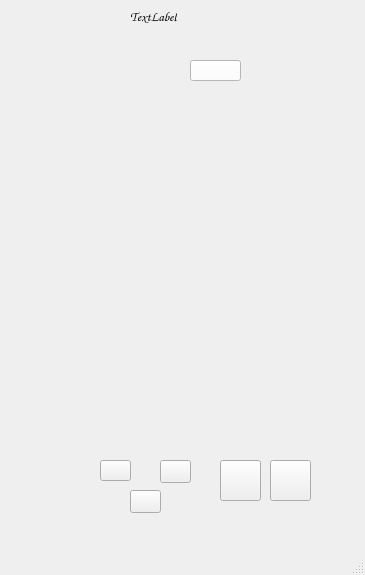
<?xml version="1.0" encoding="UTF-8"?>
<ui version="4.0">
 <class>MainWindow</class>
 <widget class="QMainWindow" name="MainWindow">
  <property name="geometry">
   <rect>
    <x>0</x>
    <y>0</y>
    <width>365</width>
    <height>575</height>
   </rect>
  </property>
  <property name="minimumSize">
   <size>
    <width>365</width>
    <height>575</height>
   </size>
  </property>
  <property name="maximumSize">
   <size>
    <width>365</width>
    <height>575</height>
   </size>
  </property>
  <property name="windowTitle">
   <string>Tetris</string>
  </property>
  <property name="autoFillBackground">
   <bool>false</bool>
  </property>
  <widget class="QWidget" name="centralwidget">
   <widget class="QLabel" name="LabelGameOver">
    <property name="geometry">
     <rect>
      <x>130</x>
      <y>10</y>
      <width>47</width>
      <height>13</height>
     </rect>
    </property>
    <property name="font">
     <font>
      <family>Comic Sans MS</family>
      <pointsize>10</pointsize>
     </font>
    </property>
    <property name="text">
     <string>TextLabel</string>
    </property>
    <property name="alignment">
     <set>Qt::AlignCenter</set>
    </property>
   </widget>
   <widget class="QPushButton" name="pauseButton">
    <property name="geometry">
     <rect>
      <x>190</x>
      <y>60</y>
      <width>51</width>
      <height>21</height>
     </rect>
    </property>
    <property name="styleSheet">
     <string notr="true">background-color: rgb(255, 255, 255);
border-color: rgb(0, 0, 0);</string>
    </property>
    <property name="text">
     <string/>
    </property>
    <property name="icon">
     <iconset>
      <normaloff>../build-tetris-Desktop_Qt_6_2_1_MinGW_64_bit-Debug/debug/pause.png</normaloff>../build-tetris-Desktop_Qt_6_2_1_MinGW_64_bit-Debug/debug/pause.png</iconset>
    </property>
    <property name="iconSize">
     <size>
      <width>50</width>
      <height>50</height>
     </size>
    </property>
    <property name="shortcut">
     <string>Space</string>
    </property>
    <property name="autoDefault">
     <bool>true</bool>
    </property>
    <property name="default">
     <bool>false</bool>
    </property>
    <property name="flat">
     <bool>false</bool>
    </property>
   </widget>
   <widget class="QPushButton" name="leftButton">
    <property name="geometry">
     <rect>
      <x>100</x>
      <y>460</y>
      <width>31</width>
      <height>21</height>
     </rect>
    </property>
    <property name="text">
     <string/>
    </property>
    <property name="icon">
     <iconset>
      <normaloff>../../../QtProjects/build-tetris-Desktop_Qt_6_2_1_MinGW_64_bit-Debug/res/left.png</normaloff>../../../QtProjects/build-tetris-Desktop_Qt_6_2_1_MinGW_64_bit-Debug/res/left.png</iconset>
    </property>
    <property name="iconSize">
     <size>
      <width>30</width>
      <height>30</height>
     </size>
    </property>
   </widget>
   <widget class="QPushButton" name="downButton">
    <property name="geometry">
     <rect>
      <x>130</x>
      <y>490</y>
      <width>31</width>
      <height>23</height>
     </rect>
    </property>
    <property name="text">
     <string/>
    </property>
    <property name="icon">
     <iconset>
      <normaloff>../../../QtProjects/build-tetris-Desktop_Qt_6_2_1_MinGW_64_bit-Debug/res/down.png</normaloff>../../../QtProjects/build-tetris-Desktop_Qt_6_2_1_MinGW_64_bit-Debug/res/down.png</iconset>
    </property>
    <property name="iconSize">
     <size>
      <width>30</width>
      <height>30</height>
     </size>
    </property>
   </widget>
   <widget class="QPushButton" name="rightButton">
    <property name="geometry">
     <rect>
      <x>160</x>
      <y>460</y>
      <width>31</width>
      <height>23</height>
     </rect>
    </property>
    <property name="text">
     <string/>
    </property>
    <property name="icon">
     <iconset>
      <normaloff>../../../QtProjects/build-tetris-Desktop_Qt_6_2_1_MinGW_64_bit-Debug/res/right.png</normaloff>../../../QtProjects/build-tetris-Desktop_Qt_6_2_1_MinGW_64_bit-Debug/res/right.png</iconset>
    </property>
    <property name="iconSize">
     <size>
      <width>30</width>
      <height>30</height>
     </size>
    </property>
   </widget>
   <widget class="QPushButton" name="rotationButton">
    <property name="geometry">
     <rect>
      <x>220</x>
      <y>460</y>
      <width>41</width>
      <height>41</height>
     </rect>
    </property>
    <property name="text">
     <string/>
    </property>
    <property name="icon">
     <iconset>
      <normaloff>../../../QtProjects/build-tetris-Desktop_Qt_6_2_1_MinGW_64_bit-Debug/res/plus.png</normaloff>../../../QtProjects/build-tetris-Desktop_Qt_6_2_1_MinGW_64_bit-Debug/res/plus.png</iconset>
    </property>
    <property name="iconSize">
     <size>
      <width>40</width>
      <height>45</height>
     </size>
    </property>
   </widget>
   <widget class="QPushButton" name="upButton">
    <property name="geometry">
     <rect>
      <x>270</x>
      <y>460</y>
      <width>41</width>
      <height>41</height>
     </rect>
    </property>
    <property name="text">
     <string/>
    </property>
    <property name="icon">
     <iconset>
      <normaloff>../../../QtProjects/build-tetris-Desktop_Qt_6_2_1_MinGW_64_bit-Debug/res/plus.png</normaloff>../../../QtProjects/build-tetris-Desktop_Qt_6_2_1_MinGW_64_bit-Debug/res/plus.png</iconset>
    </property>
    <property name="iconSize">
     <size>
      <width>40</width>
      <height>40</height>
     </size>
    </property>
   </widget>
  </widget>
  <widget class="QMenuBar" name="menubar">
   <property name="geometry">
    <rect>
     <x>0</x>
     <y>0</y>
     <width>365</width>
     <height>21</height>
    </rect>
   </property>
  </widget>
  <widget class="QStatusBar" name="statusbar"/>
 </widget>
 <resources/>
 <connections/>
</ui>
